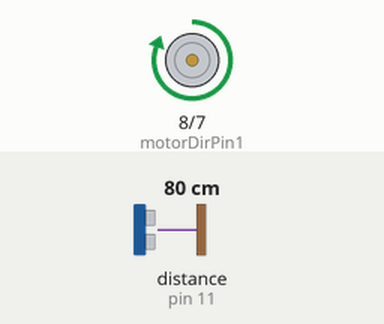
This sketch was run on a simulated Arduino Uno, built with avr-gcc and run on an emulated ATmega328P. Parts: motor-driver pin pairs drawn as motors (green arrow = first pin HIGH = forward, orange = second pin HIGH = backward, longer = more drive, scaled by the enable pin). Wiring (inferred from the names in the program): ultrasonic range finder: trigger pin 12; echo pin 11. The test bench sets the inputs (shaded band); at power-on: distance to the obstacle (sensor on pin 11) 80 cm. The echo pulse lasts 58.3 µs per cm.

Above: at 1.2 s.
1.3 s: distance to the obstacle (sensor on pin 11) set to 7 cm
2.8 s: distance to the obstacle (sensor on pin 11) set to 4 cm
At 3.6 s:
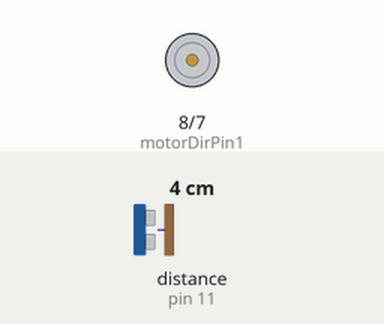
5.8 s: distance to the obstacle (sensor on pin 11) set to 9 cm
7.3 s: distance to the obstacle (sensor on pin 11) set to 2 cm
At 9.1 s:
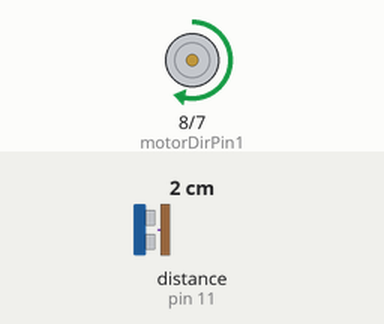
Timing chart, 0 to 11.3 s (numbered marks = the images above; inputs shaded):
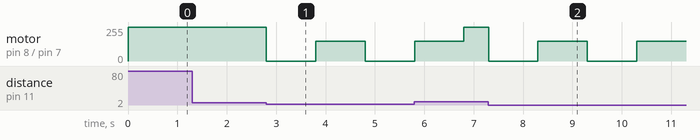

Measured:
- the behaviour switches between 6 and 5 cm on distance to the obstacle (sensor on pin 11) (found by bisection; images 0 and 1)
- after the input at 1.3 s, every drawn part: stays the same
- after the input at 2.8 s, motor on pin 8 (motorDirPin1) / pin 7 (motorDirPin2): forward 255/255 → stopped at once, → forward 150/255 1.0 s later, → stopped 1.0 s later
- after the input at 7.3 s, motor on pin 8 (motorDirPin1) / pin 7 (motorDirPin2): alternates forward 150/255 for 1.0 s and stopped for 1.0 s, starting at once

The sketch:

RobotCode.ino
```cpp
#include <Arduino.h>
#include "Button.h"
#include "ColorSensor.h"
#include "Gyro.h"
#include "Led.h"
#include "Motor.h"
#include "Servo.h"
#include "UltrasonicSensor.h"


const int motorPWMPin = 9;
const int motorDirPin1 = 8;
const int motorDirPin2 = 7;
const int trigPin = 12;
const int echoPin = 11;


Motor motor(motorPWMPin, motorDirPin1, motorDirPin2);
UltrasonicSensor ultrasonicSensor(trigPin, echoPin);

void setup() {
  Serial.begin(9600);
  motor.moveForward();
}

void loop() {

  if (ultrasonicSensor.getDistance() <= 5) {
    motor.stop();
    delay(1000);
    motor.turnRight();
    delay(1000);
    motor.moveForward();
  }
}
```

Button.cpp
```cpp
#include "Button.h"

Button::Button(byte pin) {
  this->pin = pin;
  lastReading = LOW;
  init();
}

void Button::init() {
  pinMode(pin, INPUT);
  update();
}

void Button::update() {
    byte newReading = digitalRead(pin);

    if (newReading != lastReading) {
      lastDebounceTime = millis();
    }

    if (millis() - lastDebounceTime > debounceDelay) {
      state = newReading;
    }

    lastReading = newReading;
}

byte Button::getState() {
  update();
  return state;
}

bool Button::isPressed() {
  return (getState() == HIGH);
}
```

Button.h
```cpp
#ifndef MY_BUTTON_H
#define MY_BUTTON_H

#include <Arduino.h>

class Button {

  private:
    byte pin;
    byte state;
    byte lastReading;
    unsigned long lastDebounceTime = 0;
    unsigned long debounceDelay = 50;

  public:
    Button(byte pin);

    void init();
    void update();

    byte getState();
    bool isPressed();
};

#endif
```

ColorSensor.h
```cpp
#ifndef COLOR_SENSOR_H
#define COLOR_SENSOR_H

#include <Arduino.h>

class ColorSensor {
  public:
    ColorSensor(int S0, int S1, int S2, int S3, int out);

    void begin();
    void setColorMode();
    void setFrequencyScaling(int scaling);
    bool detectColor(uint32_t hexColor);

  private:
    int _S0;
    int _S1;
    int _S2;
    int _S3;
    int _out;
    int _tolerance = 20; // Tolerance for color detection
};

#endif
```

Gyro.cpp
```cpp
#include "Gyro.h"

#define MPU_ADDRESS 0x68 // I2C address of your gyro

Gyro::Gyro() {}

void Gyro::begin() {
  Wire.begin();
  Wire.beginTransmission(MPU_ADDRESS);
  Wire.write(0x6B);
  Wire.write(0);
  Wire.endTransmission(true);
}

void Gyro::readData() {
  Wire.beginTransmission(MPU_ADDRESS);
  Wire.write(0x3B);
  Wire.endTransmission(false);
  Wire.requestFrom(MPU_ADDRESS, 14, true);

  _rawX = Wire.read() << 8 | Wire.read(); // turn byte of data from i2c bus and shift it left 8 bits (x256), turning into usable integer
  _rawY = Wire.read() << 8 | Wire.read();
  _rawZ = Wire.read() << 8 | Wire.read();

  _angleX = (_rawX / _gyroScale);
  _angleY = (_rawY / _gyroScale);
  _angleZ = (_rawZ / _gyroScale);
}

float Gyro::getAngleX() {
  return _angleX;
}

float Gyro::getAngleY() {
  return _angleY;
}

float Gyro::getAngleZ() {
  return _angleZ;
}
```

Gyro.h
```cpp
#ifndef GYRO_H
#define GYRO_H

#include <Arduino.h>
#include <Wire.h>

class Gyro {
  public:
    Gyro();
    void begin();
    void readData();
    float getAngleX();
    float getAngleY();
    float getAngleZ();

  private:
    float _angleX, _angleY, _angleZ;
    int16_t _rawX, _rawY, _rawZ;
    float _gyroScale = 131.0;
};

#endif
```

Led.cpp
```cpp
#include "Led.h"

Led::Led(byte pin) {
  this->pin = pin;
  init();
}

void Led::init() {
  pinMode(pin, OUTPUT);
  off();
}

void Led::on() {
  digitalWrite(pin, HIGH);
}

void Led::off() {
  digitalWrite(pin, LOW);
}
```

Led.h
```cpp
#ifndef MY_LED_H
#define MY_LED_H

#include <Arduino.h>

class Led {

  private:
    byte pin;

  public:
    Led(byte pin);
    void init();
    void on();
    void off();
};

#endif
```

Motor.cpp
```cpp
#include "Motor.h"

Motor::Motor(int pwmPin, int dirPin1, int dirPin2) {
  _pwmPin = pwmPin;
  _dirPin1 = dirPin1;
  _dirPin2 = dirPin2;

  pinMode(_pwmPin, OUTPUT);
  pinMode(_dirPin1, OUTPUT);
  pinMode(_dirPin2, OUTPUT);
}

void Motor::moveForward() {
  digitalWrite(_dirPin1, HIGH);
  digitalWrite(_dirPin2, LOW);
  analogWrite(_pwmPin, 255);
}

void Motor::moveBackward() {
  digitalWrite(_dirPin1, LOW);
  digitalWrite(_dirPin2, HIGH);
  analogWrite(_pwmPin, 255);
}

void Motor::turnLeft() {
  digitalWrite(_dirPin1, LOW);
  digitalWrite(_dirPin2, HIGH);
  analogWrite(_pwmPin, 150);
}

void Motor::turnRight() {
  digitalWrite(_dirPin1, HIGH);
  digitalWrite(_dirPin2, LOW);
  analogWrite(_pwmPin, 150);
}

void Motor::stop() {
  digitalWrite(_dirPin1, LOW);
  digitalWrite(_dirPin2, LOW);
  analogWrite(_pwmPin, 0);
}
```

Motor.h
```cpp
#ifndef MOTOR_H
#define MOTOR_H

#include <Arduino.h>

class Motor {
  public:
    Motor(int pwmPin, int dirPin1, int dirPin2);

    void moveForward();
    void moveBackward();
    void turnLeft();
    void turnRight();
    void stop();

  private:
    int _pwmPin;
    int _dirPin1;
    int _dirPin2;
};

#endif
```

Servo.cpp
```cpp
#include "Servo.h"

ServoMotor::ServoMotor(int pin) {
  _pin = pin;
  _servo.attach(_pin);
}

void ServoMotor::setPosition(int angle) {
  angle = constrain(angle, 0, 180);
  _servo.write(angle);
}
```

Servo.h
```cpp
#ifndef SERVO_H
#define SERVO_H

#include <Arduino.h>
#include <Servo.h>

class ServoMotor {
  public:
    ServoMotor(int pin);

    void setPosition(int angle);

  private:
    Servo _servo;
    int _pin;
};

#endif
```

UltrasonicSensor.cpp
```cpp
#include "UltrasonicSensor.h"

UltrasonicSensor::UltrasonicSensor(int trigPin, int echoPin) {
  _trigPin = trigPin;
  _echoPin = echoPin;

  pinMode(_trigPin, OUTPUT);
  pinMode(_echoPin, INPUT);
}

float UltrasonicSensor::getDistance() {
  digitalWrite(_trigPin, LOW);
  delayMicroseconds(2);
  digitalWrite(_trigPin, HIGH);
  delayMicroseconds(10);
  digitalWrite(_trigPin, LOW);

  unsigned long duration = pulseIn(_echoPin, HIGH);
  float distance = duration * 0.034 / 2;

  return distance;
}
```

UltrasonicSensor.h
```cpp
#ifndef ULTRASONIC_SENSOR_H
#define ULTRASONIC_SENSOR_H

#include <Arduino.h>

class UltrasonicSensor {
  public:
    UltrasonicSensor(int trigPin, int echoPin);

    float getDistance();

  private:
    int _trigPin;
    int _echoPin;
};

#endif
```
